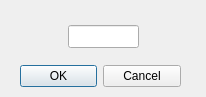
<?xml version="1.0" encoding="UTF-8"?>
<ui version="4.0">
 <class>DoubleInputDialog</class>
 <widget class="QDialog" name="DoubleInputDialog">
  <property name="windowModality">
   <enum>Qt::ApplicationModal</enum>
  </property>
  <property name="geometry">
   <rect>
    <x>0</x>
    <y>0</y>
    <width>206</width>
    <height>97</height>
   </rect>
  </property>
  <property name="windowTitle">
   <string>Input a value</string>
  </property>
  <widget class="QDialogButtonBox" name="buttonBox">
   <property name="geometry">
    <rect>
     <x>20</x>
     <y>60</y>
     <width>161</width>
     <height>32</height>
    </rect>
   </property>
   <property name="orientation">
    <enum>Qt::Horizontal</enum>
   </property>
   <property name="standardButtons">
    <set>QDialogButtonBox::Cancel|QDialogButtonBox::Ok</set>
   </property>
  </widget>
  <widget class="EditableLineEdit" name="lineEdit">
   <property name="geometry">
    <rect>
     <x>68</x>
     <y>25</y>
     <width>71</width>
     <height>23</height>
    </rect>
   </property>
   <property name="styleSheet">
    <string notr="true">font: 8pt &quot;Arial&quot;;</string>
   </property>
   <property name="alignment">
    <set>Qt::AlignCenter</set>
   </property>
   <property name="readOnly">
    <bool>false</bool>
   </property>
  </widget>
 </widget>
 <customwidgets>
  <customwidget>
   <class>EditableLineEdit</class>
   <extends>QLineEdit</extends>
   <header>editablelineedit.h</header>
  </customwidget>
 </customwidgets>
 <resources/>
 <connections>
  <connection>
   <sender>buttonBox</sender>
   <signal>accepted()</signal>
   <receiver>DoubleInputDialog</receiver>
   <slot>accept()</slot>
   <hints>
    <hint type="sourcelabel">
     <x>248</x>
     <y>254</y>
    </hint>
    <hint type="destinationlabel">
     <x>157</x>
     <y>274</y>
    </hint>
   </hints>
  </connection>
  <connection>
   <sender>buttonBox</sender>
   <signal>rejected()</signal>
   <receiver>DoubleInputDialog</receiver>
   <slot>reject()</slot>
   <hints>
    <hint type="sourcelabel">
     <x>316</x>
     <y>260</y>
    </hint>
    <hint type="destinationlabel">
     <x>286</x>
     <y>274</y>
    </hint>
   </hints>
  </connection>
 </connections>
</ui>
